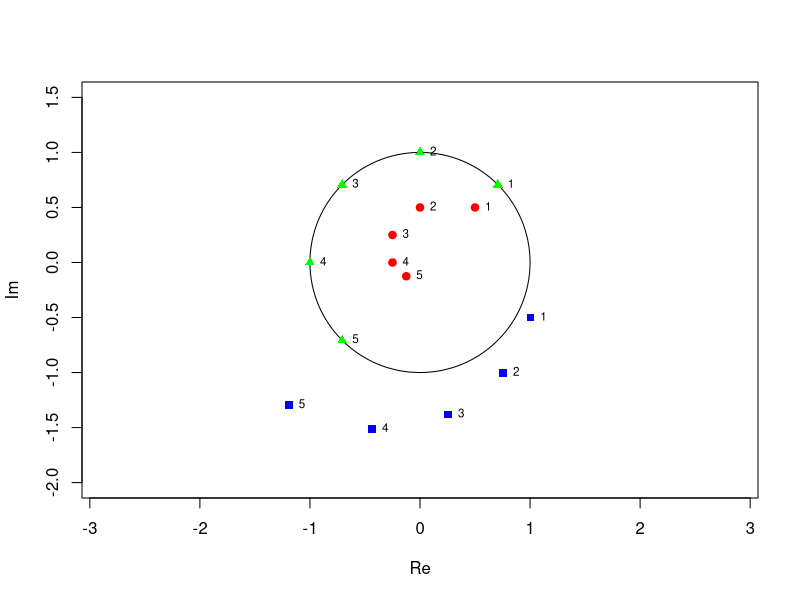

Write the R code that produced this figure.
## ---- chunk 1
nums <- c(
  0.5 + 0.5i, 
  1 / sqrt(2) + 1 / sqrt(2) * 1i,
  1.002 - 0.5i
)

plot(0, 0,
  xlim = c(-2, 2), ylim = c(-2, 1.5), asp = 1,
  xlab = "Re", ylab = "Im", main = "", type = "n"
)

symbols(0, 0, circles = 1, add = TRUE, inches = FALSE)
for (p in 1:5) {
  cn <- nums^p
  points(Re(cn), Im(cn),
    col = c("red", "green", "blue"),
    pch = c(19, 17, 15)
  )
  text(Re(cn), Im(cn), labels = p, pos = 4, cex = 0.7)
}
